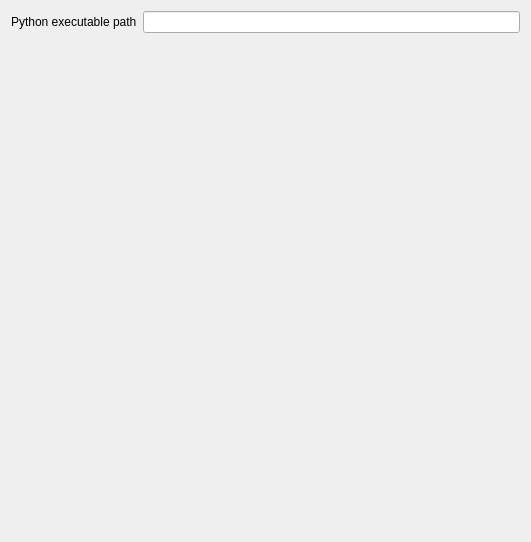
<?xml version="1.0" encoding="UTF-8"?>
<ui version="4.0">
 <class>BingSettings</class>
 <widget class="QWidget" name="BingSettings">
  <property name="geometry">
   <rect>
    <x>0</x>
    <y>0</y>
    <width>531</width>
    <height>542</height>
   </rect>
  </property>
  <property name="windowTitle">
   <string>Form</string>
  </property>
  <layout class="QHBoxLayout" name="horizontalLayout">
   <item>
    <layout class="QFormLayout" name="formLayout">
     <item row="0" column="0">
      <widget class="QLabel" name="label_3">
       <property name="text">
        <string>Python executable path</string>
       </property>
      </widget>
     </item>
     <item row="0" column="1">
      <widget class="QLineEdit" name="lineEdit_PythonPath"/>
     </item>
    </layout>
   </item>
  </layout>
 </widget>
 <resources/>
 <connections/>
</ui>
